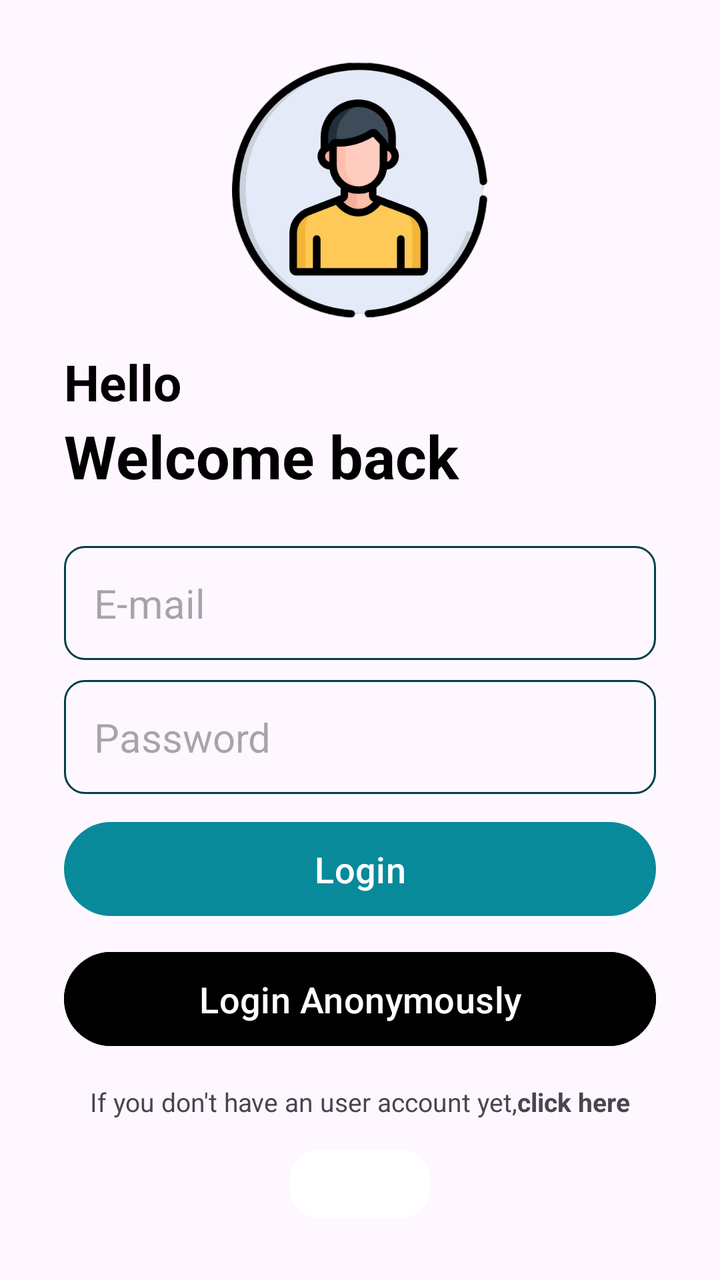
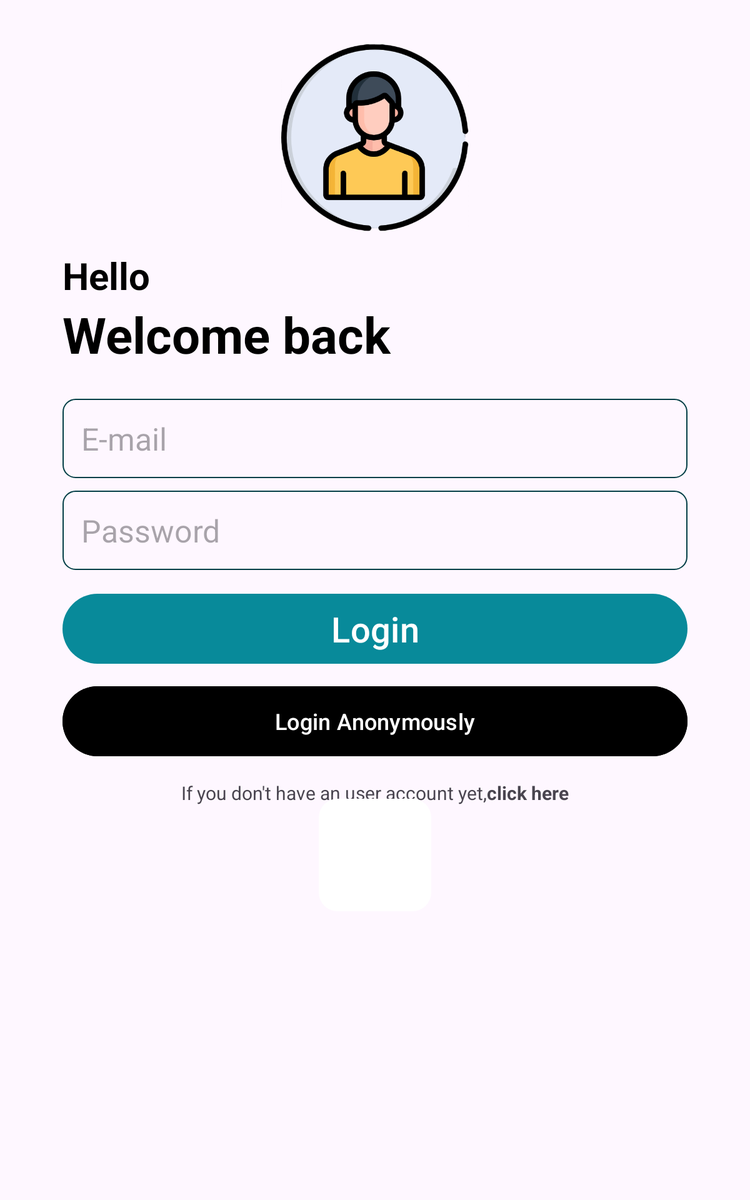

One screen, two layout resources from the same app: the default and the repository's alternative for another configuration. Each is rendered where Android would select it; the XML of both is given below.
<!-- AndroidManifest.xml: application theme Theme.NoteMaster -->
<!-- res/layout/activity_user_login.xml -->
<?xml version="1.0" encoding="utf-8"?>
<RelativeLayout xmlns:android="http://schemas.android.com/apk/res/android"
    xmlns:app="http://schemas.android.com/apk/res-auto"
    xmlns:tools="http://schemas.android.com/tools"
    android:layout_width="match_parent"
    android:layout_height="match_parent"
    android:layout_marginVertical="16dp"
    android:layout_marginHorizontal="32dp"
    tools:context=".UserLoginActivity">

    <ImageView
        android:layout_width="128dp"
        android:layout_height="128dp"
        android:layout_centerHorizontal="true"
        android:layout_marginVertical="15dp"
        android:id="@+id/login_icon"
        android:src="@drawable/login"
        />

    <LinearLayout
        android:layout_width="match_parent"
        android:layout_height="wrap_content"
        android:layout_below="@id/login_icon"
        android:id="@+id/hello_text"
        android:orientation="vertical">

        <TextView
            android:layout_width="match_parent"
            android:layout_height="wrap_content"
            android:text="@string/Hello"
            android:textStyle="bold"
            android:textSize="25sp"
            android:textColor="@color/black"
            />
        <TextView
            android:layout_width="match_parent"
            android:layout_height="wrap_content"
            android:text="@string/welcome_back"
            android:textStyle="bold"
            android:textSize="30sp"
            android:textColor="@color/black"
            />
    </LinearLayout>

    <LinearLayout
        android:layout_width="match_parent"
        android:layout_height="wrap_content"
        android:id="@+id/form_layout"
        android:layout_below="@id/hello_text"
        android:layout_marginVertical="15dp"
        android:orientation="vertical">
        <EditText
            android:layout_width="match_parent"
            android:layout_height="wrap_content"
            android:id="@+id/email_edit_text"
            android:inputType="textEmailAddress"
            android:hint="@string/email"
            android:textSize="20dp"
            android:background="@drawable/rounded_corner"
            android:padding="15dp"
            android:layout_marginTop="10dp"/>

        <EditText
            android:layout_width="match_parent"
            android:layout_height="wrap_content"
            android:id="@+id/password_edit_text"
            android:inputType="textPassword"
            android:hint="@string/password"
            android:textSize="20sp"
            android:background="@drawable/rounded_corner"
            android:padding="15dp"
            android:layout_marginTop="10dp"/>


        <com.google.android.material.button.MaterialButton
            android:layout_width="match_parent"
            android:layout_height="55dp"
            android:id="@+id/login_user_btn"
            android:text="@string/login"
            android:layout_marginTop="10dp"
            android:textSize="18sp"
            />

        <com.google.android.material.button.MaterialButton
            android:id="@+id/login_anonymous_btn"
            android:layout_width="match_parent"
            android:layout_height="55dp"
            android:layout_marginTop="10dp"
            android:backgroundTint="@color/black"
            android:text="@string/login_anonymous"
            android:textColor="@color/white"
            android:textSize="18sp" />

        <ProgressBar
            android:layout_width="24dp"
            android:layout_height="64dp"
            android:id="@+id/progress_bar"
            android:layout_gravity="center"
            android:layout_marginTop="10dp"
            android:visibility="gone" />


    </LinearLayout>

    <LinearLayout
        android:layout_width="match_parent"
        android:layout_height="wrap_content"
        android:layout_below="@id/form_layout"
        android:id="@+id/ask_registration_text"
        android:orientation="horizontal"
        android:gravity="center">

        <TextView
            android:layout_width="wrap_content"
            android:layout_height="wrap_content"
            android:text="@string/user_registration_text"
            android:textSize="13dp"
            tools:ignore="TextSizeCheck" />

        <TextView
            android:id="@+id/create_user_text_view_btn"
            android:layout_width="wrap_content"
            android:layout_height="wrap_content"
            android:text="@string/click_here"
            android:textSize="13dp"
            android:textStyle="bold"
            tools:ignore="TextSizeCheck" />

    </LinearLayout>
    <ImageView
        android:layout_width="70dp"
        android:layout_height="70dp"
        android:background="@drawable/rounded_background"
        android:id="@+id/google_icon_btn"
        android:layout_below="@id/ask_registration_text"
        android:layout_centerHorizontal="true"
        android:layout_marginVertical="15dp"
        android:src="@drawable/google"
        />

</RelativeLayout>
<!-- resources referenced by this layout -->
<resources>
  <color name="black">#FF000000</color>
  <color name="white">#FFFFFFFF</color>
  <!-- drawable login: png bitmap (drawable-v24, 71083 bytes) -->
  <!-- drawable rounded_background (drawable) -->
  <shape xmlns:android="http://schemas.android.com/apk/res/android">
      <solid android:color="@color/white" />
      <corners android:radius="15dp" /> 
  </shape>
  <!-- drawable rounded_corner (drawable) -->
  <?xml version="1.0" encoding="utf-8"?>
  <shape xmlns:android="http://schemas.android.com/apk/res/android"
      android:shape="rectangle">
      <corners android:radius="10dp"/>
      <stroke android:width="1dp" android:color="@color/primaryNight"/>
  
  </shape>
  <string name="Hello">Hello</string>
  <string name="click_here">click here</string>
  <string name="email">E-mail</string>
  <string name="login">Login</string>
  <string name="login_anonymous">Login Anonymously</string>
  <string name="password">Password</string>
  <string name="user_registration_text">If you don\'t have an user account yet, </string>
  <string name="welcome_back">Welcome back</string>
  <style name="Theme.NoteMaster" parent="Base.Theme.NoteMaster" />
  <color name="primaryNight">#043F47</color>
  <style name="Base.Theme.NoteMaster" parent="Theme.Material3.DayNight.NoActionBar">
          <item name="colorPrimary">@color/primary</item>
          <item name="colorPrimaryVariant">@color/primary</item>
          <item name="android:statusBarColor">@color/primary</item>
      </style>
  <color name="primary">#088A9A</color>
</resources>
<!-- res/layout-sw600dp/activity_user_login.xml (the repository's variant of the layout above) -->
<!-- drawn on a 7-inch tablet held upright -->
<?xml version="1.0" encoding="utf-8"?>
<RelativeLayout xmlns:android="http://schemas.android.com/apk/res/android"
    xmlns:app="http://schemas.android.com/apk/res-auto"
    xmlns:tools="http://schemas.android.com/tools"
    android:layout_width="match_parent"
    android:layout_height="match_parent"
    android:layout_marginVertical="20dp"
    android:layout_marginHorizontal="50dp"
    tools:context=".UserLoginActivity">

    <ImageView
        android:layout_width="150dp"
        android:layout_height="150dp"
        android:layout_centerHorizontal="true"
        android:layout_marginVertical="15dp"
        android:id="@+id/login_icon"
        android:src="@drawable/login"
        />

    <LinearLayout
        android:layout_width="match_parent"
        android:layout_height="wrap_content"
        android:layout_below="@id/login_icon"
        android:id="@+id/hello_text"
        android:orientation="vertical">

        <TextView
            android:layout_width="match_parent"
            android:layout_height="wrap_content"
            android:text="@string/Hello"
            android:textStyle="bold"
            android:textSize="30sp"
            android:textColor="@color/black"
            />
        <TextView
            android:layout_width="match_parent"
            android:layout_height="wrap_content"
            android:text="@string/welcome_back"
            android:textStyle="bold"
            android:textSize="40sp"
            android:textColor="@color/black"
            />
    </LinearLayout>

    <LinearLayout
        android:layout_width="match_parent"
        android:layout_height="wrap_content"
        android:id="@+id/form_layout"
        android:layout_below="@id/hello_text"
        android:layout_marginVertical="15dp"
        android:orientation="vertical">
        <EditText
            android:layout_width="match_parent"
            android:layout_height="wrap_content"
            android:id="@+id/email_edit_text"
            android:inputType="textEmailAddress"
            android:hint="@string/email"
            android:textSize="25dp"
            android:background="@drawable/rounded_corner"
            android:padding="15dp"
            android:layout_marginTop="10dp"/>

        <EditText
            android:layout_width="match_parent"
            android:layout_height="wrap_content"
            android:id="@+id/password_edit_text"
            android:inputType="textPassword"
            android:hint="@string/password"
            android:textSize="25sp"
            android:background="@drawable/rounded_corner"
            android:padding="15dp"
            android:layout_marginTop="10dp"/>


        <com.google.android.material.button.MaterialButton
            android:layout_width="match_parent"
            android:layout_height="64dp"
            android:id="@+id/login_user_btn"
            android:text="@string/login"
            android:layout_marginTop="15dp"
            android:textSize="28sp"
            />
        <com.google.android.material.button.MaterialButton
            android:layout_width="match_parent"
            android:layout_height="64dp"
            android:id="@+id/login_anonymous_btn"
            android:text="@string/login_anonymous"
            android:layout_marginTop="10dp"
            android:textSize="18sp"
            android:backgroundTint="@color/black"
            android:textColor="@color/white"
            />

        <ProgressBar
            android:layout_width="24dp"
            android:layout_height="64dp"
            android:id="@+id/progress_bar"
            android:layout_gravity="center"
            android:layout_marginTop="15dp"
            android:visibility="gone" />


    </LinearLayout>

    <LinearLayout
        android:layout_width="match_parent"
        android:layout_height="wrap_content"
        android:layout_below="@id/form_layout"
        android:orientation="horizontal"
        android:gravity="center">
        <TextView
            android:layout_width="wrap_content"
            android:layout_height="wrap_content"
            android:textSize="15dp"
            android:text="@string/user_registration_text"
            />
        <TextView
            android:layout_width="wrap_content"
            android:layout_height="wrap_content"
            android:textStyle="bold"
            android:id="@+id/create_user_text_view_btn"
            android:textSize="15dp"
            android:text="@string/click_here"
            />

    </LinearLayout>

    <ImageView
        android:layout_width="90dp"
        android:layout_height="90dp"
        android:background="@drawable/rounded_background"
        android:id="@+id/google_icon_btn"
        android:layout_below="@id/form_layout"
        android:layout_centerHorizontal="true"
        android:layout_marginVertical="15dp"
        android:src="@drawable/google"
        />

</RelativeLayout>
